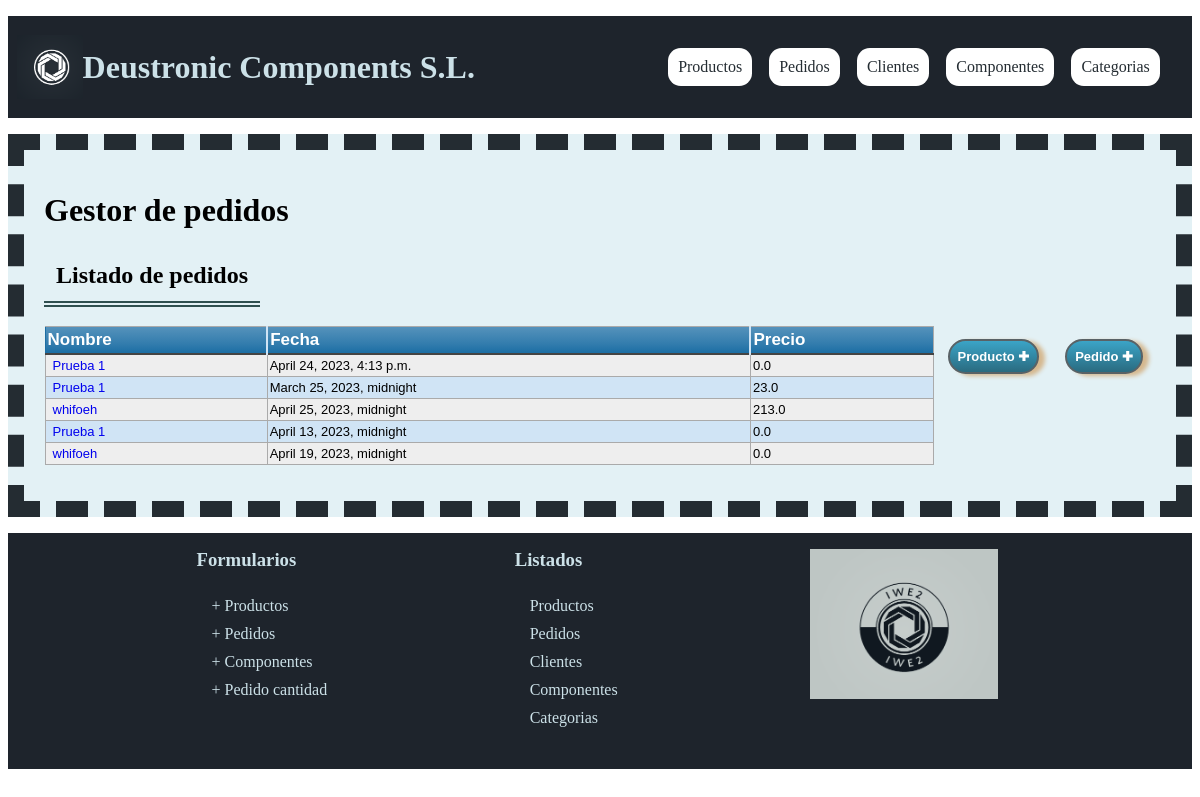
The page /appProyecto/pedidos/ on the database its author committed.
### appProyecto/models.py (models this page shows)
class Pedido(models.Model):
    id_cliente = models.ForeignKey(Cliente, on_delete=models.CASCADE)
    fecha = models.DateTimeField('Fecha de creacion')
    precio = models.FloatField(default=0)
    producto = models.ManyToManyField(Producto, through="Cantidad")

class Cliente(models.Model):
    cif = models.CharField(max_length=100, unique=True)
    nombre = models.CharField(max_length=100)
    direccion = models.CharField(max_length=200)
    telefono = models.CharField(max_length=30)
    email = models.EmailField(max_length=200)
    def __str__(self):
        return self.nombre

### appProyecto/views.py (the view)
class PedidosListView(ListView):
    model = Pedido

### appProyecto/templates/appProyecto/pedido_list.html
{% extends "base.html" %} {% block titulo %}Listado de pedidos{% endblock %}
{%block contenido %}
<div id="content">
  <h1>Gestor de pedidos</h1>
  <h2>Listado de pedidos</h2>
  <a href="{%url 'crear pedido'%}" class="button">Pedido&nbsp;✚</a>
  <a href="{%url 'crear cantidad'%}" class="button"> Producto&nbsp;✚ </a>
  {% if object_list %}
  <table class="listados">
    <thead>
      <tr>
        <th>Nombre</th>
        <th>Fecha</th>
        <th>Precio</th>
      </tr>
    </thead>
    <tbody>
      {% for r in object_list %}
      <tr>
        <td>
          <a href="{% url 'detalle pedido' r.id %}">{{ r.id_cliente}}</a>
        </td>
        <td>{{ r.fecha}}</td>
        <td>{{ r.precio}}</td>
      </tr>
      {% endfor %}
    </tbody>
  </table>
  {% else %}
  <p>No hay productos creados.</p>
  {% endif %}
</div>
{% endblock %}

### appProyecto/static/css/estilos.css (style rules this page uses)
body { background-image: url(https://e1.pxfuel.com/desktop-wallpaper/586/170/desktop-wallpaper-blue-honeycomb-honeycomb.jpg); }
.iconosRedes, ul.linksFooter, a { text-decoration: none; list-style: none; padding: 5px; }
h2 { padding: 0.5em; margin-bottom: 0.5cm; border-bottom: 6px double darkslategrey; width: fit-content; }
form, table.listados { font-family: Arial, Helvetica, sans-serif; border: 1px solid #1c6ea4; background-color: #eeeeee; width: 80%; text-align: left; border-collapse: collapse; margin: 1em auto; }
table.listados td, table.listados th { border: 1px solid #aaaaaa; padding: 3px 2px; }
table.listados tbody td { font-size: 13px; }
table.listados tr:nth-child(even) { background: #d0e4f5; }
table.listados thead { background: #1c6ea4; background: -moz-linear-gradient(top, #5592bb 0%, #327cad 66%, #1c6ea4 100%); background: -webkit-linear-gradient( top, #5592bb 0%, #327cad 66%, #1c6ea4 100% ); background: linear-gradient(to bottom, #5592bb 0%, #327cad 66%, #1c6ea4 100%); border-bottom: 2px solid #444444; }
table.listados thead th { font-size: 17px; font-weight: bold; color: #ffffff; border-left: 2px solid #d0e4f5; }
table.listados thead th:first-child { border-left: none; }
.button { float: right; margin: 1em; text-decoration: none; text-align: center; place-self: end; padding: 8px; border: solid 2px #596266; -webkit-border-radius: 50px; -moz-border-radius: 50px; border-radius: 50px; font: 13px Arial, Helvetica, sans-serif; font-weight: bold; color: #ffffff; background-color: #3ba4c7; background-image: -moz-linear-gradient(top, #3ba4c7 0%, #2a6b80 100%); background-image: -webkit-linear-gradient(top, #3ba4c7 0%, #2a6b80 100%); background-image: -o-linear-gradient(top, #3ba4c7 0%, #2a6b80 100%); background-image: -ms-linear-gradient(top, #3ba4c7 0%, #2a6b80 100%); filter: progid:DXImageTransform.Microsoft.gradient( startColorstr='#2a6b80', endColorstr='#2a6b80',GradientType=0 ); background-image: linear-gradient(top, #3ba4c7 0%, #2a6b80 100%); -webkit-box-shadow: 6px 2px 4px#d5b88f; -moz-box-shadow: 6px 2px 4px#d5b88f; box-shadow: 6px 2px 4px#d5b88f; }

### rows shown on the page
Pedido: id_cliente "Prueba 1", fecha "April 24, 2023, 4:13 p.m.", precio "0.0"
Pedido: id_cliente "Prueba 1", fecha "March 25, 2023, midnight", precio "23.0"
Pedido: id_cliente "whifoeh", fecha "April 25, 2023, midnight", precio "213.0"
Pedido: id_cliente "Prueba 1", fecha "April 13, 2023, midnight", precio "0.0"
Pedido: id_cliente "whifoeh", fecha "April 19, 2023, midnight", precio "0.0"
